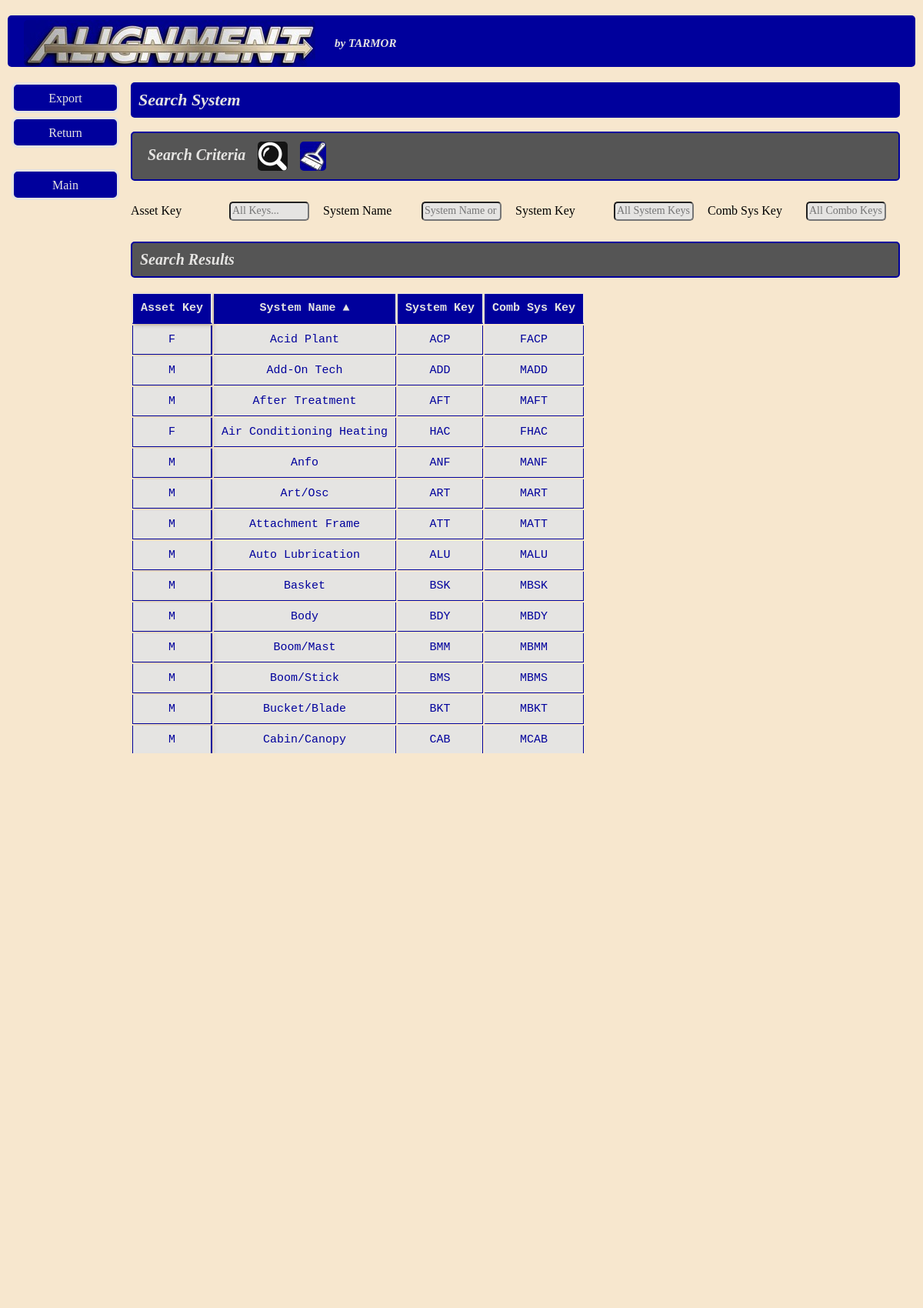
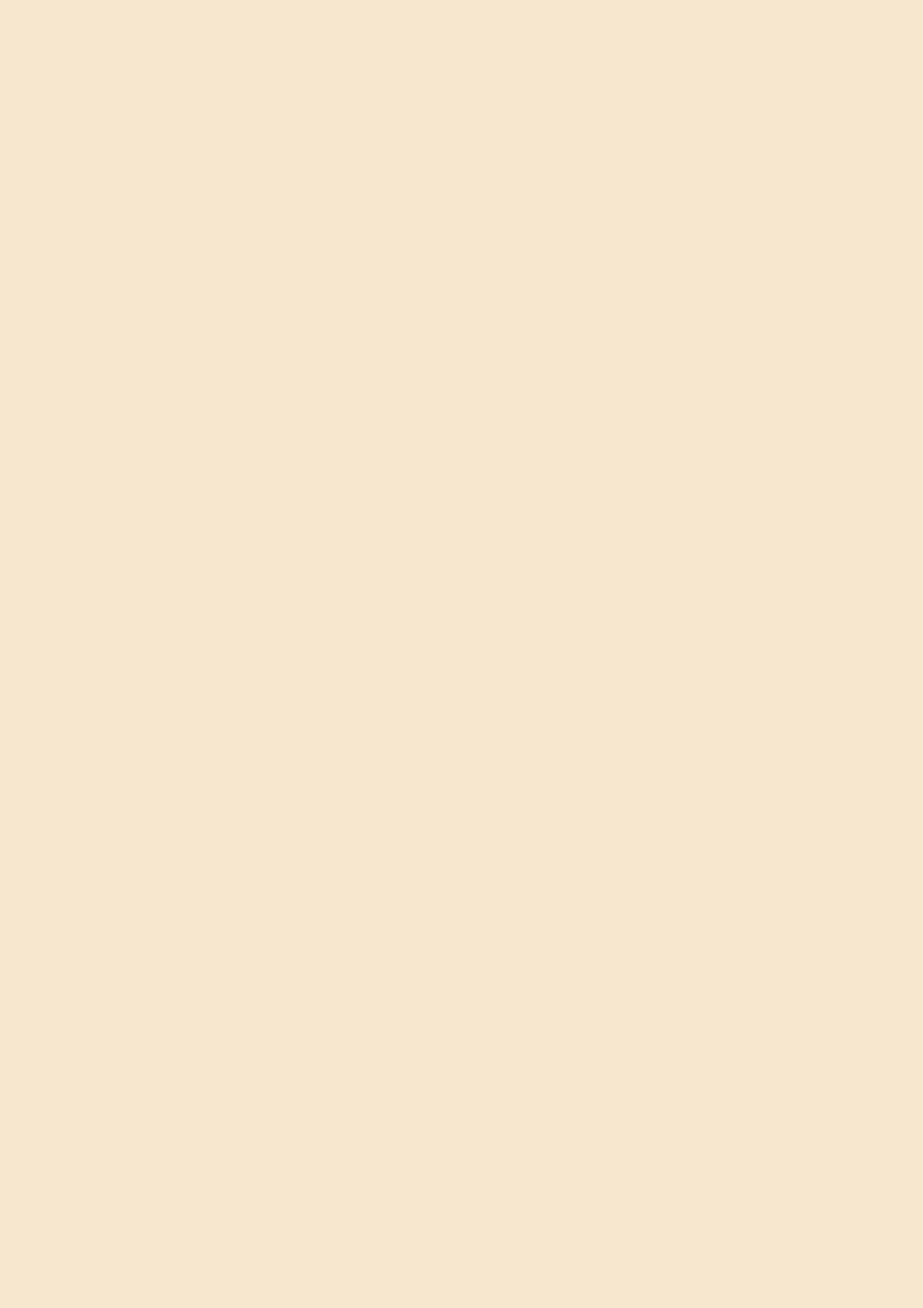
Page /failures/search-system/ (upper part) on the committed database (2 pictures, top to bottom).
### failures/models.py (models this page shows, shortened)
class System(models.Model):
    asset_key = models.CharField(max_length=1, choices=ASSET_CHOICES)
    system_name = models.CharField(max_length=50)
    system_key = models.CharField(max_length=3)
    combined_sys_key = models.CharField(max_length=4, unique=True)

### failures/views.py (the view)
# urls.py: path('search-system/', views.search_system, name='search_system'),
def search_system(request):
    asset_key = request.GET.get('asset_key', '').strip()
    system_name = request.GET.get('system_name', '').strip()
    system_key = request.GET.get('system_key', '').strip()
    combined_sys_key = request.GET.get('combined_sys_key', '').strip()
    clean_sys_name = system_name.split(' - ')[0].strip() if ' - ' in system_name else system_name
    queryset = System.objects.all()
    if asset_key:
        queryset = queryset.filter(asset_key__icontains=asset_key)
    if clean_sys_name:
        queryset = queryset.filter(system_name__icontains=clean_sys_name)
    if system_key:
        queryset = queryset.filter(system_key__icontains=system_key)
    if combined_sys_key:
        queryset = queryset.filter(combined_sys_key__icontains=combined_sys_key)
    sort_by = request.GET.get('sort', 'system_name')
    is_descending = sort_by.startswith('-')
    clean_sort_key = sort_by.lstrip('-')
    sort_mapping = {
        'asset_key': 'asset_key',
        'system_name': 'system_name',
        'system_key': 'system_key',
        'combined_sys_key': 'combined_sys_key',
    }
    if clean_sort_key in sort_mapping:
        db_field = sort_mapping[clean_sort_key]
        order_field = f"-{db_field}" if is_descending else db_field
        queryset = queryset.order_by(order_field)
    else:
        queryset = queryset.order_by('system_name')
    filters = {}
    if asset_key: filters['asset_key'] = asset_key
    if system_name: filters['system_name'] = system_name
    if system_key: filters['system_key'] = system_key
    if combined_sys_key: filters['combined_sys_key'] = combined_sys_key
    filter_url = urlencode(filters)
    all_asset_keys = System.objects.exclude(asset_key__isnull=True).values_list('asset_key', flat=True).distinct().order_by('asset_key')
    all_system_suggestions = System.objects.all().only('system_name', 'combined_sys_key').order_by('system_name')
    all_system_keys = System.objects.exclude(system_key__isnull=True).values_list('system_key', flat=True).distinct().order_by('system_key')
    all_combined_keys = System.objects.exclude(combined_sys_key__isnull=True).values_list('combined_sys_key', flat=True).distinct().order_by('combined_sys_key')
    context = {
        'system': queryset,
        'filter_url': filter_url,
        'sort': sort_by,
        'all_asset_keys': all_asset_keys,
        'all_system_suggestions': all_system_suggestions,
        'all_system_keys': all_system_keys,
        'all_combined_keys': all_combined_keys,
        'asset_key_val': asset_key,
        'system_name_val': system_name,
        'system_key_val': system_key,
        'combined_sys_key_val': combined_sys_key,
    }
    return render(request, 'failures/search_system.html', context)

### failures/templates/failures/search_system.html (shortened to what this page needs)
{% extends 'core/base.html' %}
{% load static %}
{% block sidebar %}
    <div class="leftnavbar">
        <ul>
            <li> <a href="javascript:void(0)" onclick="exportExcel()">Export</a></li>
            <li><a href="{% url 'failures:system' %}">Return</a></li>
            <br>
            <li><a href="{% url 'core:home' %}">Main</a></li>
        </ul>
    </div>
{% endblock %}
{% block content %}
    <div class="main">
        <h2>Search System </h2>
        <br>
        <div>
            <h3>
                &nbsp; Search Criteria &nbsp;
                    <input type="image" src="{% static 'images/mag_glass.jpg' %}" alt="Submit" class='logo' form="search-form" >
                    <a href="{% url 'failures:search_system_name' %}">
                    <img src="{% static 'images/broom.jpg' %}" alt="Clear Filters" class='logo' style="cursor: pointer;">
                </a>
            </h3>
            <form id="search-form"  method="GET" action="{% url 'failures:search_system' %}">
                <table class="table-bare-container">
                    <tr>
                        <td>Asset Key</td>
                        <td>
                            <input type="text" name="asset_key" value="{{ asset_key_val }}" list="asset-key-list" placeholder="All Keys..." class="input" autocomplete="off">
                        </td>
                        <td>System Name</td>
                        <td>
                            <input type="text" name="system_name" value="{{ system_name_val }}" list="system-name-list" placeholder="System Name or Key..." class="input" autocomplete="off">
                        </td>
                        <td>System Key</td>
                        <td>
                            <input type="text" name="system_key" value="{{ system_key_val }}" list="system-key-list" placeholder="All System Keys..." class="input" autocomplete="off">
                        </td>
                        <td>Comb Sys Key</td>
                        <td>
                            <input type="text" name="combined_sys_key" value="{{ combined_sys_key_val }}" list="combined-key-list" placeholder="All Combo Keys..." class="input" autocomplete="off">
                        </td>
                    </tr>
                </table>
            </form>
        </div>
        <div class="form">
            <form class="form" id="sesarch_system_form" method="POST">
                <h3> Search Results </h3>
                <br>
                <table class="table-container">
                    <thead>
                        <tr>
                            <th class="th">
                                <a href="?sort={% if sort == 'asset_key' %}-asset_key{% else %}asset_key{% endif %}{% if filter_url %}&{{ filter_url }}{% endif %}" class="sort_header">
                                    Asset Key {% if sort == 'asset_key' %} ▲ {% elif sort == '-asset_key' %} ▼ {% endif %}
                                </a>
                            </th>
                            <th class="th">
                                <a href="?sort={% if sort == 'system_name' %}-system_name{% else %}system_name{% endif %}{% if filter_url %}&{{ filter_url }}{% endif %}" class="sort_header">
                                    System Name {% if sort == 'system_name' %} ▲ {% elif sort == '-system_name' %} ▼ {% endif %}
                                </a>
                            </th>
                            <th class="th">
                                <a href="?sort={% if sort == 'system_key' %}-system_key{% else %}system_key{% endif %}{% if filter_url %}&{{ filter_url }}{% endif %}" class="sort_header">
                                    System Key {% if sort == 'system_key' %} ▲ {% elif sort == '-system_key' %} ▼ {% endif %}
                                </a>
                            </th>
                            <th class="th">
                                <a href="?sort={% if sort == 'combined_sys_key' %}-combined_sys_key{% else %}combined_sys_key{% endif %}{% if filter_url %}&{{ filter_url }}{% endif %}" class="sort_header">
                                    Comb Sys Key {% if sort == 'combined_sys_key' %} ▲ {% elif sort == '-combined_sys_key' %} ▼ {% endif %}
                                </a>
                            </th>
                        </tr>
                    </thead>
                    <tbody>
                        {% for sys in system %}
                            <tr>
                                <td class="td">{{ sys.asset_key }}</td>
                                <td class="td">{{ sys.system_name }}</td>
                                <td class="td">{{ sys.system_key }}</td>
                                <td class="td">{{ sys.combined_sys_key }}</td>
                            </tr>
                            {% empty %}
                            <tr>
                                <td colspan="4" style="text-align: center;">No systems found matching those criteria.</td>
                            </tr>
                        {% endfor %}
                    </tbody>
                </table>
            </form>
        </div>
    </div>
{% endblock %}

### static/css/Stylesheet.css (style rules this page uses)
* { box-sizing: border-box; }
body { font-family: Cascadia Code; background-color:#f7e7ce; padding: 0; margin: 0; }
.main { flex: 1; min-width: 0; padding: 10px; display: block; }
.logo { display: inline-block; vertical-align: middle; width: auto; height: 80%; margin-right: 10px; margin-left: 1px; margin-top: 1px; margin-bottom: 1px; border-radius: 5px; padding: 0px }
.input { background-color: #e5e4e2; font-size: 14px; font-family: Cascadia Code; margin: 2px; field-sizing: content; min-width: 10ch; border-radius: 5px; }
h2 { width: 100%; margin: 0px; background-color: #00009c; color: #e5e4e2; font-family: Cascadia Code; font-size: 22px; padding: 10px; font-style: italic; border-radius: 5px; clear: right; box-sizing: border-box; display:block; }
h3 { background-color: #555555; color: #e5e4e2; font-family: Cascadia Code; font-size: 20px; padding: 10px; font-style: italic; width: 100%; margin: 0px; border: 2px solid #00009c; border-radius: 5px; clear: right; }
.leftnavbar { width: 140px; flex-shrink: 0; margin-top: 10px; }
.leftnavbar ul { padding: 0px; list-style: none; margin: 0px; }
.leftnavbar ul li a { text-decoration: none; border: 3px solid #e5e4e2; font-family: Cascadia Code; font-size: 16px; background-color: #00009c; color: #e5e4e2; display: block; width: 140px; height: 40px; margin: 5px; padding: 10px; border-radius: 8px; text-align: center; line-height: 15px; }
.form { font-size: 16px; }
.table-container { display: block !important; width: 100%; height: auto !important; max-height: 600px !important; overflow-x: auto !important; overflow-y: auto !important; position: relative; clear: both; }
.th { position: sticky !important; top: 0 !important; z-index: 20 !important; background-color: #00009c !important; color: #e5e4e2 !important; font-family: Cascadia Code, monospace; font-size: 15px; padding: 10px; border-bottom: 2px solid #00009c; border-top: 1px solid #e5e4e2; border-right: 1px solid #e5e4e2; white-space: nowrap; }
.td { background-color: #e5e4e2; color: #00009c; font-family: Cascadia Code, monospace; font-size: 15px; text-align: center; white-space: normal; padding: 10px; border-bottom: 1px solid #00009c; border-right: 1px solid #00009c; }
.table thead tr th:first-child, .th:first-child { position: sticky !important; top: 0 !important; left: 0 !important; z-index: 30 !important; background-color: #00009c !important; color: #e5e4e2 !important; border-right: 2px solid #e5e4e2 !important; border-left: 1px solid #e5e4e2 !important; box-shadow: 2px 2px 5px rgba(0,0,0,0.2); }
.table tbody tr td:first-child, .td:first-child { position: sticky !important; left: 0 !important; z-index: 10 !important; background-color: #e5e4e2 !important; color: #00009c !important; border-right: 2px solid #00009c !important; border-left: 1px solid #00009c !important; box-shadow: 2px 0 5px rgba(0,0,0,0.1); }
.table-bare-container { width: 100%; table-layout: fixed; border-collapse: separate; border-spacing: 0px 12px; margin-left: 0px; padding-top: 12px; padding-bottom: 12px; }
.table-bare-container td { padding-right: 20px; vertical-align: middle; word-wrap: break-word; }
.table-bare-container td:nth-child(odd) { padding-left: 0px; text-align: left; }
.table-bare-container .input, .table-bare-container select, .table-bare-container input { width: 100%; box-sizing: border-box; }
.sort_header { text-decoration: none; color: inherit }

### rows in the picture
System: asset_key "F", system_name "Acid Plant", system_key "ACP", combined_sys_key "FACP"
System: asset_key "M", system_name "Add-On Tech", system_key "ADD", combined_sys_key "MADD"
System: asset_key "M", system_name "After Treatment", system_key "AFT", combined_sys_key "MAFT"
System: asset_key "F", system_name "Air Conditioning Heating", system_key "HAC", combined_sys_key "FHAC"
System: asset_key "M", system_name "Anfo", system_key "ANF", combined_sys_key "MANF"
System: asset_key "M", system_name "Art/Osc", system_key "ART", combined_sys_key "MART"
System: asset_key "M", system_name "Attachment Frame", system_key "ATT", combined_sys_key "MATT"
System: asset_key "M", system_name "Auto Lubrication", system_key "ALU", combined_sys_key "MALU"
System: asset_key "M", system_name "Basket", system_key "BSK", combined_sys_key "MBSK"
System: asset_key "M", system_name "Body", system_key "BDY", combined_sys_key "MBDY"
System: asset_key "M", system_name "Boom/Mast", system_key "BMM", combined_sys_key "MBMM"
System: asset_key "M", system_name "Boom/Stick", system_key "BMS", combined_sys_key "MBMS"
System: asset_key "M", system_name "Bucket/Blade", system_key "BKT", combined_sys_key "MBKT"
System: asset_key "M", system_name "Cabin/Canopy", system_key "CAB", combined_sys_key "MCAB"
